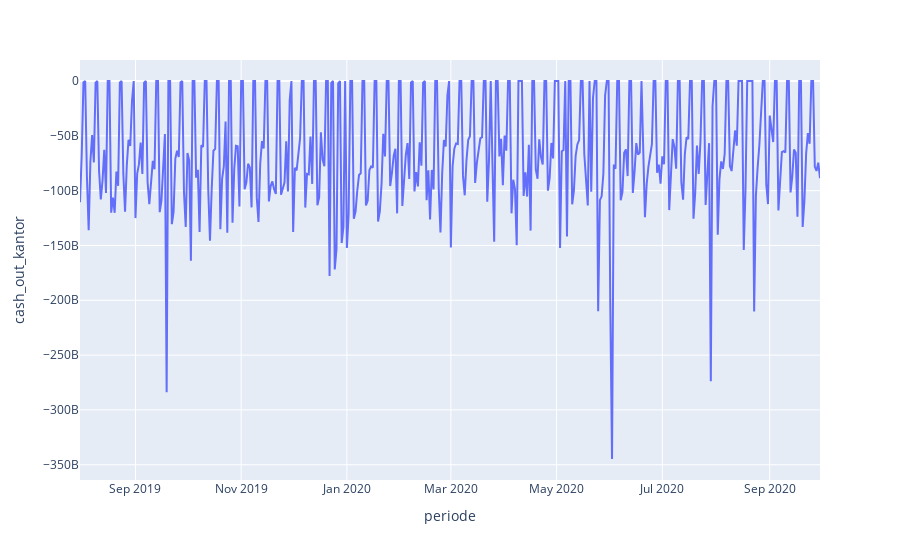

The cell this chart's notebook holds for it:
### Code cell
px.line(df, x='periode', y='cash_out_kantor',
        labels={'x' : 'Date', 'y' : 'cash_out_kantor'})

### Figure 1 — Plotly figure (JSON) as saved in the notebook; plotly's stock layout.template omitted (floating-point values rounded to 4 significant figures; data arrays with more than 128 entries replaced by an {"elided": "..."} marker saying what was removed)
{"data": [{"hovertemplate": "periode=%{x}<br>cash_out_kantor=%{y}<extra></extra>", "legendgroup": "", "line": {"color": "#636efa", "dash": "solid"}, "mode": "lines", "name": "", "orientation": "v", "showlegend": false, "type": "scatter", "x": {"elided": "425 str values"}, "xaxis": "x", "y": {"elided": "425 float values"}, "yaxis": "y"}], "layout": {"legend": {"tracegroupgap": 0}, "margin": {"t": 60}, "xaxis": {"anchor": "y", "domain": [0, 1], "title": {"text": "periode"}}, "yaxis": {"anchor": "x", "domain": [0, 1], "title": {"text": "cash_out_kantor"}}}}
